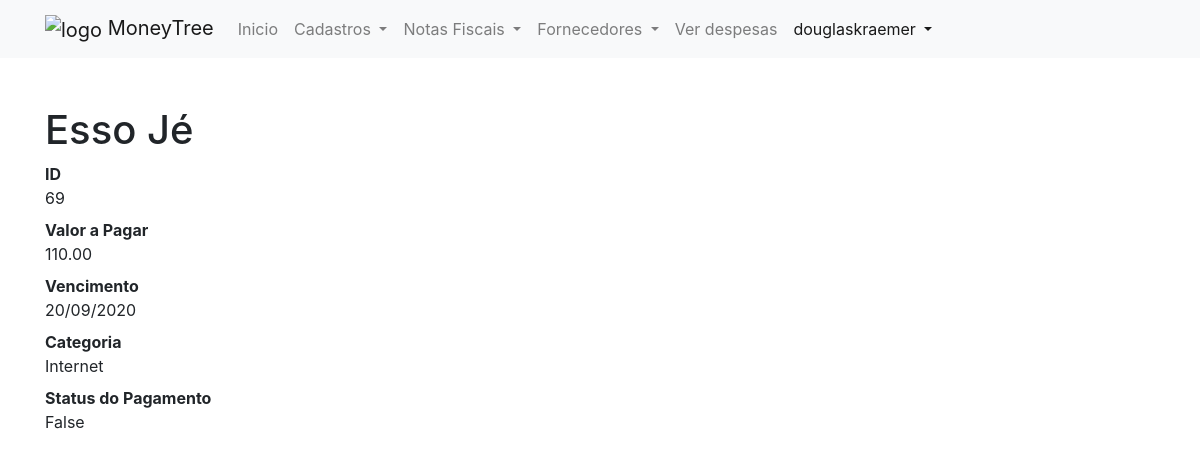
Page /69 (signed in) on the committed database.
### gerenciador/models.py (models this page shows, shortened)
class Despesa(models.Model):
    descricao = models.CharField(max_length=255)
    valor_total = models.DecimalField(max_digits=8, decimal_places=2)
    vencimento = models.DateField()
    categoria = models.ForeignKey(Categoria, on_delete=models.DO_NOTHING)
    status_pagamento = models.BooleanField(default=False)

class Categoria(models.Model):
    nome = models.CharField(max_length=255)
    def __str__(self):
        return self.nome

### gerenciador/views.py (the view)
# urls.py: path('<int:despesa_id>', views.ver_despesa, name='ver-despesa'),
def ver_despesa(request, despesa_id):
    despesa = get_object_or_404(Despesa, id=despesa_id)
    return render(request, 'gerenciador/ver_despesa.html', {
        'despesa': despesa
    })

### gerenciador/templates/gerenciador/ver_despesa.html (shortened to what this page needs)
{% extends 'base.html' %}
{%block conteudo%}
<h1 class="mt-5">{{ despesa.descricao }}</h1>
<dl>
    <dt>ID</dt>
    <dd>{{ despesa.id }}</dd>
    <dt>Valor a Pagar</dt>
    <dd>{{ despesa.valor_total }}</dd>
    <dt>Vencimento</dt>
    <dd>{{ despesa.vencimento|date:'d/m/Y' }}</dd>
    <dt>Categoria</dt>
    <dd>{{ despesa.categoria }}</dd>
    <dt>Status do Pagamento</dt>
    <dd>{{ despesa.status_pagamento }}</dd>
</dl>
{%endblock%}

### templates/parciais/_nav.html (shortened to what this page needs)
{% load static %}
<nav class="navbar navbar-expand-lg navbar-light bg-light static-top">
    <div class="container">
        <a class="navbar-brand" href="{% url 'index' %}">
            <img src="{% static 'img/pngegg.png' %}" width="80" height="70" alt="logo">
            MoneyTree</a>
        <div class="collapse navbar-collapse" id="navbarNavDropdown">
            <ul class="navbar-nav">
                <li class="nav-item">
                    <a class="nav-link" href="{% url 'index' %}">
                        Inicio
                        <span class="sr-only">(current)</span></a>
                </li>
                {% if request.user.is_authenticated %}
                <li class="nav-item dropdown">
                    <a class="nav-link dropdown-toggle" href="{% url 'index' %}" id="navbarDropdownMenuLink"
                        data-toggle="dropdown" aria-haspopup="true" aria-expanded="false">
                        Cadastros
                    </a>
                </li>
                <li class="nav-item dropdown">
                    <a class="nav-link dropdown-toggle" href="{% url 'index' %}" id="navbarDropdownMenuLink"
                        data-toggle="dropdown" aria-haspopup="true" aria-expanded="false">
                        Notas Fiscais
                    </a>
                </li>
                <li class="nav-item dropdown">
                    <a class="nav-link dropdown-toggle" href="{% url 'index' %}" id="navbarDropdownMenuLink"
                        data-toggle="dropdown" aria-haspopup="true" aria-expanded="false">
                        Fornecedores
                    </a>
                </li>
                <li class="nav-item">
                    <a class="nav-link" href="{% url 'listar-despesa' %}">Ver despesas</a>
                </li>
                <li class="nav-item dropdown active">
                    <a class="nav-link dropdown-toggle" href="{% url 'index' %}" id="navbarDropdownMenuLink"
                        data-toggle="dropdown" aria-haspopup="true" aria-expanded="false">
                        {{ request.user }}
                    </a>
                </li>
                {% endif %}
            </ul>
        </div>
    </div>
</nav>

### rows in the picture
Despesa: descricao "Esso Jé", id "69", valor_total "110.00", vencimento "20/09/2020", categoria "Internet", status_pagamento "False"

### other values in the picture
{{ request.user }} "douglaskraemer"
